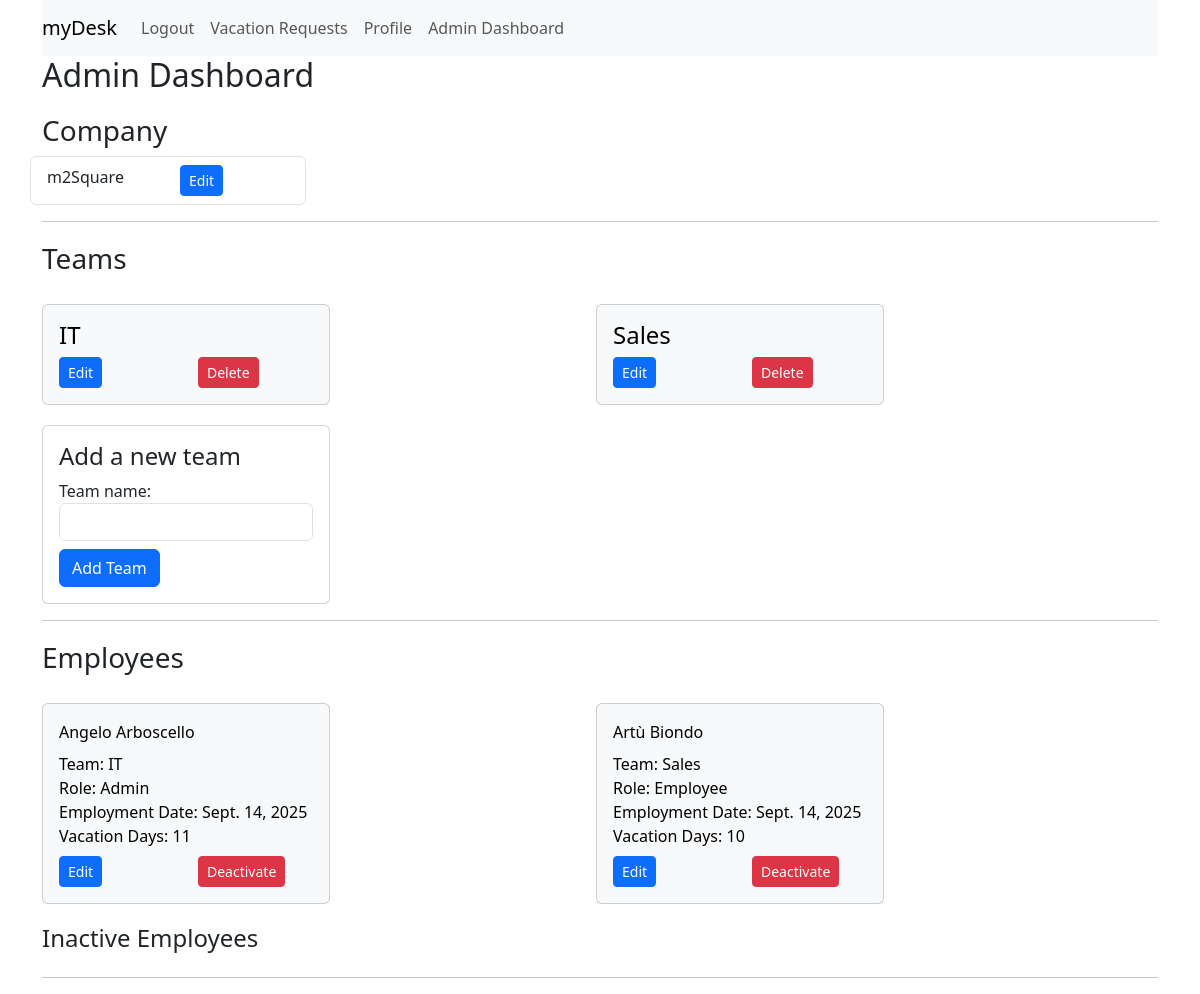
The app's page /admin-dashboard/ (signed in) with its own data.
### adminDashboard/models.py (models this page shows, shortened)
class Company(models.Model):
    company_name = models.CharField(max_length=128)

class Team(models.Model):
    team_name = models.CharField(max_length=64)

class Profile(models.Model):
    ROLES = {'Admin': 'Admin', 'Manager': 'Manager', 'Employee': 'Employee'}
    user = models.OneToOneField(User, on_delete=models.CASCADE)
    team = models.ForeignKey(Team, on_delete=models.SET_NULL, related_name="team_members", null=True, blank=True)
    role = models.CharField(choices=ROLES, default='Employee')
    employment_date = models.DateField(null=True, blank=True)
    vacation_days = models.IntegerField(default=0)

### adminDashboard/views.py (the view)
# urls.py: path("", views.admin_dashboard, name="admin_dashboard"),
@login_required()
def admin_dashboard(request):
    companies = Company.objects.all().order_by('company_name').values()
    teams = Team.objects.all().order_by('team_name').values()
    employees = Profile.objects.all().order_by('role')
    if getattr(request.user, "is_staff"):
        return render(request, "adminDashboard/admin-dashboard.html", {
            "companies": companies,
            "teams": teams,
            "employees": employees,
            "company_form": CompanyForm(),
            "team_form": TeamForm(),
            "profile_form": ProfileForm(),
        })
    else:
        return HttpResponseRedirect(reverse("index"))

### adminDashboard/views.py
class CompanyForm(forms.ModelForm):
    class Meta:
        model = Company
        fields = ['company_name', 'id']
        widgets = {
            "company_name": forms.TextInput(attrs={'class': 'form-control'}),
        }

class TeamForm(forms.ModelForm):
    class Meta:
        model = Team
        fields = ["team_name", "id"]
        widgets = {
            "team_name": forms.TextInput(attrs={'class': 'form-control'}),
        }

### adminDashboard/templates/adminDashboard/admin-dashboard.html (shortened to what this page needs)
{% extends "myDesk/layout.html" %}
{% load static %}
{% block body %}
    <h2>Admin Dashboard</h2>
    <div class="row section" style="width: 18rem;">
    <h3>Company</h3>
{% if companies %}
    <ul class="list-group">
    {% for company in companies %}
        <li class="list-group-item company">
        <div class="row">
        <div class="col company_name"><span>{{company.company_name}}</span></div>
        <div class="col">
            <button type="button" class="col btn btn-primary btn-sm edit-company-btn">Edit</button>
        </div>
        </li>
    {% endfor %}
    </ul>
    </div>
    <hr>
    <div class="row section team">
        <h3>Teams</h3>
        {% if teams %}
        {% for team in teams %}
        <div class="col section">
            <div class="card text-bg-light" style="width: 18rem;">
                <div class="card-body">
                <h4 class="card-title team_name"><span>{{team.team_name}}</span></h4>
                <div class="row">
                    <div class="col">
                        <button type="button" class="btn btn-primary btn-sm edit-team-btn">Edit</button>
                    </div>
                    <div class="col">
                        <form class="delete-team-form">
                            <input type="submit" class="btn btn-danger btn-sm delete-team-btn" value="Delete">
                        </form>
                    </div>
                </div>
            </div>
                </div>
            </div>
            {% endfor %}
        {% endif %}
    </div>
    <div class="card section" style="width: 18rem;">
    <div class="card-body"><h4 class="card-title">Add a new team</h4>
    <div>
    <form action="{% url 'add_team' %}" method="post">
            {{ team_form }}
            <input class="btn btn-primary mt-2" type="submit" value="Add Team">
     </form>
    </div>
    </div>
    </div>
    <hr>
     <div class="row section employee">
        <h3>Employees</h3>
        {% if employees %}
        {% for employee in employees %}
        {% if employee.user.is_active %}
        <div class="col section">
        <div class="card text-bg-light" style="width: 18rem;">
            <div class="card-body">
                <div class="card-title firstname"><span>{{employee.user.get_full_name}}</span></div>
                {% if not employee.team.id %}
                    <div class="team">Team: Not assigned</span></div>
                  {% else %}
                    <div class="team">Team: <span>{{employee.team.team_name}}</span></div>
                  {% endif %}
                <div class="role">Role: <span>{{employee.role}}</span></div>
                <div class="employment_date">Employment Date: <span>{{employee.employment_date}}</span></div>
                <div class="vacation_days">Vacation Days: <span>{{employee.vacation_days}}</span></div>
                <div class="row">
                <div class="col">
                    <button type="button" class="col btn btn-primary btn-sm mt-2 edit-employee-btn">Edit</button>
                </div>
                <div class="col">
                    <form class="col delete-employee-form">
                        <input type="submit" class="btn btn-danger btn-sm mt-2 delete-employee-btn" value="Deactivate">
                    </form>
                </div>
                </div>
            </div>
            </div>
            </div>
            {% endif %}
            {% endfor %}
        </div>
        {% endif %}
     <div class="row section" style="width: 18rem;">
        <h4>Inactive Employees</h4>
    </div>
    <hr>
{% endif %}
{% endblock %}

### myDesk/templates/myDesk/layout.html (shortened to what this page needs)
{% load static %}
<!DOCTYPE html>
<html lang="en">
    <head>
        <link href="https://cdn.jsdelivr.net/npm/bootstrap@5.3.7/dist/css/bootstrap.min.css" rel="stylesheet">
        <link href="{% static 'myDesk/styles.css' %}" rel="stylesheet">
    </head>
    <body>
       <div class="container">
        <nav class="navbar navbar-expand-lg navbar-light bg-light">
            <a class="navbar-brand" href="{% url 'index' %}">myDesk</a>
            <div>
                <ul class="navbar-nav mr-auto">
                    {% if user.is_authenticated %}
                         <li class="nav-item">
                            <a class="nav-link" href="{% url 'logout' %}">Logout</a>
                        </li>
                         <li class="nav-item">
                            <a class="nav-link" href="{% url 'vacation_requests' %}">Vacation Requests</a>
                        </li>
                         <li class="nav-item">
                            <a class="nav-link" href="{% url 'edit_user' %}">Profile</a>
                        </li>
                    {% endif %}
                    {% if user.is_staff %}
                         <li class="nav-item">
                            <a class="nav-link" href="{% url 'admin_dashboard' %}">Admin Dashboard</a>
                        </li>
                    {% endif %}
              </ul>
            </div>
          </nav>
            {% block body %}
            {% endblock %}
        </div>
    </body>
</html>

### myDesk/static/myDesk/styles.css (style rules this page uses)
.section { margin-top: 20px; margin-right: 20px; }

### records on screen
Company: company_name "m2Square"
Team: team_name "IT"
Team: team_name "Sales"
Profile: user.get_full_name "Angelo Arboscello", team.team_name "IT", role "Admin", employment_date "Sept. 14, 2025", vacation_days "11"
Profile: user.get_full_name "Artù Biondo", team.team_name "Sales", role "Employee", employment_date "Sept. 14, 2025", vacation_days "10"
